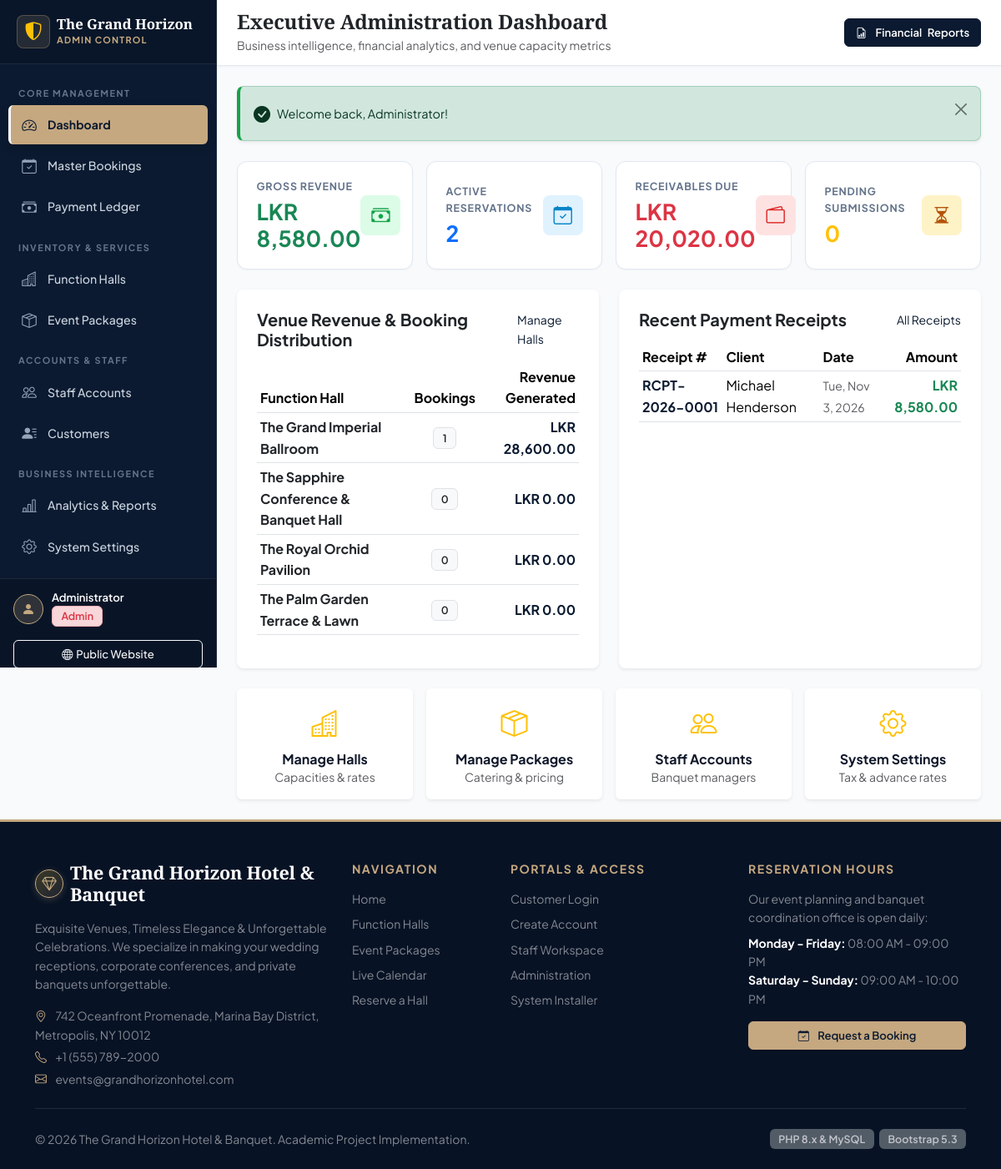
Page /admin/dashboard.php (signed in) on the committed database.
### tables this page shows
CREATE TABLE `payments` (
    `id` INT UNSIGNED AUTO_INCREMENT PRIMARY KEY,
    `receipt_number` VARCHAR(35) NOT NULL UNIQUE,
    `booking_id` INT UNSIGNED NOT NULL,
    `payment_type` ENUM('advance', 'balance_settlement', 'installment', 'full_payment', 'cancellation_fee') 
        NOT NULL DEFAULT 'advance',
    `amount` DECIMAL(10,2) NOT NULL,
    `payment_method` ENUM('cash', 'bank_transfer', 'credit_card', 'debit_card', 'cheque') NOT NULL,
    `transaction_reference` VARCHAR(100) NULL,
    `payment_date` DATE NOT NULL,
    `notes` TEXT NULL,
    `received_by` INT UNSIGNED NOT NULL,
    `created_at` TIMESTAMP DEFAULT CURRENT_TIMESTAMP,
    
    CONSTRAINT `fk_payments_booking` FOREIGN KEY (`booking_id`) 
        REFERENCES `bookings` (`id`) ON DELETE RESTRICT,
    CONSTRAINT `fk_payments_staff` FOREIGN KEY (`received_by`) 
        REFERENCES `users` (`id`) ON DELETE RESTRICT,
        
    INDEX `idx_payments_booking` (`booking_id`),
    INDEX `idx_payments_date` (`payment_date`)
);

CREATE TABLE `customers` (
    `id` INT UNSIGNED AUTO_INCREMENT PRIMARY KEY,
    `user_id` INT UNSIGNED NOT NULL UNIQUE,
    `full_name` VARCHAR(100) NOT NULL,
    `phone` VARCHAR(25) NOT NULL,
    `alternate_phone` VARCHAR(25) NULL,
    `address` TEXT NULL,
    `city` VARCHAR(60) NULL,
    `id_number` VARCHAR(50) NULL COMMENT 'National ID or Passport number',
    `created_at` TIMESTAMP DEFAULT CURRENT_TIMESTAMP,
    CONSTRAINT `fk_customers_user` FOREIGN KEY (`user_id`) 
        REFERENCES `users` (`id`) ON DELETE CASCADE
);

CREATE TABLE `system_settings` (
    `id` INT UNSIGNED PRIMARY KEY DEFAULT 1,
    `hotel_name` VARCHAR(120) NOT NULL DEFAULT 'The Grand Horizon Hotel & Banquet',
    `hotel_tagline` VARCHAR(200) NOT NULL DEFAULT 'Exquisite Venues & Unforgettable Celebrations',
    `address` TEXT NOT NULL,
    `city_state_zip` VARCHAR(120) NOT NULL DEFAULT 'Oceanfront Avenue, Suite 100, Metropolis',
    `phone` VARCHAR(30) NOT NULL DEFAULT '+1 (555) 789-2000',
    `email` VARCHAR(100) NOT NULL DEFAULT 'events@grandhorizonhotel.com',
    `website` VARCHAR(100) NOT NULL DEFAULT 'www.grandhorizonhotel.com',
    `currency_symbol` VARCHAR(10) NOT NULL DEFAULT 'LKR',
    `tax_percentage` DECIMAL(5,2) NOT NULL DEFAULT 10.00,
    `advance_percentage` DECIMAL(5,2) NOT NULL DEFAULT 30.00,
    `cancellation_policy` TEXT NULL,
    `updated_at` TIMESTAMP DEFAULT CURRENT_TIMESTAMP ON UPDATE CURRENT_TIMESTAMP
);

### admin/dashboard.php (the view, shortened to what the rows shown need)
<?php
require_once __DIR__ . '/../includes/functions.php';
$pdo = Database::getConnection();
$recentPayments = $pdo->query("
    SELECT p.*, b.booking_reference, c.full_name as customer_name
    FROM `payments` p
    JOIN `bookings` b ON p.booking_id = b.id
    JOIN `customers` c ON b.customer_id = c.id
    ORDER BY p.id DESC
    LIMIT 6
")->fetchAll();
require_once __DIR__ . '/../includes/header.php';
?>
<div class="dashboard-wrapper">
    <div class="main-content">
        <div class="content-body">
            <div class="row g-4 mb-4">
                <div class="col-lg-6">
                    <div class="card shadow-sm border-0 rounded-3 p-4 bg-white h-100">
                        <div class="table-responsive">
                            <table class="table table-sm table-hover align-middle">
                                <thead>
                                    <tr>
                                        <th>Function Hall</th>
                                        <th class="text-center">Bookings</th>
                                        <th class="text-end">Revenue Generated</th>
                                    </tr>
                                </thead>
                            </table>
                        </div>
                    </div>
                </div>
                <div class="col-lg-6">
                    <div class="card shadow-sm border-0 rounded-3 p-4 bg-white h-100">
                        <div class="table-responsive">
                            <table class="table table-sm table-hover align-middle">
                                <thead>
                                    <tr>
                                        <th>Receipt #</th>
                                        <th>Client</th>
                                        <th>Date</th>
                                        <th class="text-end">Amount</th>
                                    </tr>
                                </thead>
                                <tbody>
                                    <?php if (empty($recentPayments)): ?>
                                        <tr><td colspan="4" class="text-center py-3 text-muted">No payments logged yet.</td></tr>
                                    <?php else: ?>
                                        <?php foreach ($recentPayments as $rp): ?>
                                            <tr>
                                                <td><strong class="text-navy"><?= e($rp['receipt_number']) ?></strong></td>
                                                <td><?= e($rp['customer_name']) ?></td>
                                                <td><small class="text-muted"><?= format_date($rp['payment_date']) ?></small></td>
                                                <td class="text-end text-success fw-bold"><?= format_currency($rp['amount']) ?></td>
                                            </tr>
                                        <?php endforeach; ?>
                                    <?php endif; ?>
                                </tbody>
                            </table>
                        </div>
                    </div>
                </div>
            </div>
        </div>
    </div>
</div>
<?php require_once __DIR__ . '/../includes/footer.php'; ?>

### includes/footer.php (shortened to what the rows shown need)
<?php
$settings = get_system_settings();
?>
<footer class="bg-navy text-white pt-5 pb-4 mt-auto" style="background-color: #071224; border-top: 3px solid #c5a880;">
    <div class="container">
        <div class="row g-4">
            <div class="col-lg-4 col-md-6">
                <div class="d-flex align-items-center gap-2 mb-3">
                    <span class="hotel-crest" style="width:34px; height:34px; font-size:1.1rem;"><i class="bi bi-gem"></i></span>
                    <h5 class="luxury-heading text-white mb-0" style="font-size: 1.35rem;">
                        <?= e($settings['hotel_name']) ?>
                    </h5>
                </div>
                <p class="text-white-50 small mb-3">
                    <?= e($settings['hotel_tagline']) ?>. We specialize in making your wedding receptions, corporate conferences, and private banquets unforgettable.
                </p>
                <div class="text-white-50 small">
                    <p class="mb-1"><i class="bi bi-geo-alt text-gold me-2"></i> <?= e($settings['address']) ?>, <?= e($settings['city_state_zip']) ?></p>
                    <p class="mb-1"><i class="bi bi-telephone text-gold me-2"></i> <?= e($settings['phone']) ?></p>
                    <p class="mb-0"><i class="bi bi-envelope text-gold me-2"></i> <?= e($settings['email']) ?></p>
                </div>
            </div>
        </div>
        <div class="d-flex flex-column flex-md-row justify-content-between align-items-center small text-white-50">
            <div>
                &copy; <?= date('Y') ?> <?= e($settings['hotel_name']) ?>. Academic Project Implementation.
            </div>
            <div class="mt-2 mt-md-0">
                <span class="badge bg-secondary opacity-75">PHP 8.x & MySQL</span>
                <span class="badge bg-secondary opacity-75 ms-1">Bootstrap 5.3</span>
            </div>
        </div>
    </div>
</footer>
</body>
</html>

### rows in the picture
payments: receipt_number "RCPT-2026-0001", customers.full_name "Michael Henderson", payment_date "Tue, Nov 3, 2026", amount.currency_symbol "LKR 8,580.00"
system_settings: hotel_name "The Grand Horizon Hotel & Banquet", hotel_tagline "Exquisite Venues, Timeless Elegance & Unforgettable Celebrations", address "742 Oceanfront Promenade, Marina Bay District", city_state_zip "Metropolis, NY 10012", phone "+1 (555) 789-2000", email "events@grandhorizonhotel.com"

### other values in the picture
$adminUser['name'] "Administrator"
$flash['message'] "Welcome back, Administrator!"
format_currency($totalRevenue) "LKR 8,580.00"
$activeBookings "2"
format_currency($outstandingDue) "LKR 20,020.00"
$pendingReview "0"
$hs['hall_name'] "The Grand Imperial Ballroom"
$hs['booking_count'] "1"
format_currency($hs['total_revenue']) "LKR 28,600.00"
$hs['hall_name'] "The Sapphire Conference & Banquet Hall"
$hs['booking_count'] "0"
format_currency($hs['total_revenue']) "LKR 0.00"
$hs['hall_name'] "The Royal Orchid Pavilion"
$hs['hall_name'] "The Palm Garden Terrace & Lawn"
